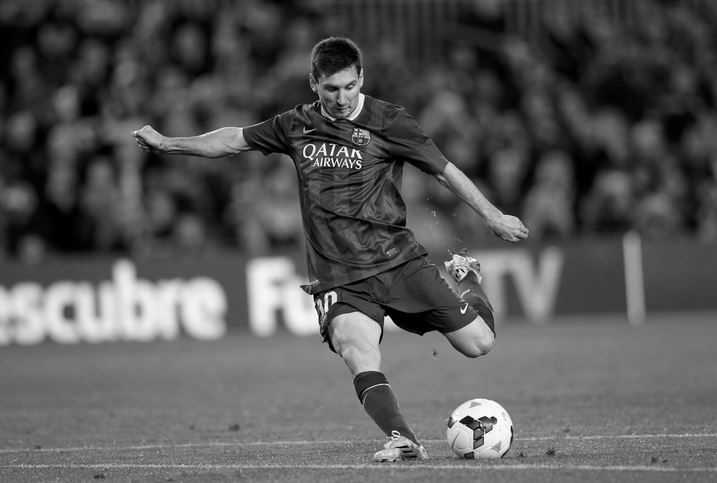
#> input picture core_operations/arithmetics_operations_on_images/messi_grayscale.jpg, 717 x 483 px
$ python image_thresholding.py   (Python 2 division)
#> lines starting #> are read from the running program, lines starting #| are printed output that depends on the picture; after the words box and inside, x2 and y2 are one past the last pixel; in counts of white or black regions, pixels touching at a corner belong together
# -*- coding: utf-8 -*-
"""
Created on Sat May 23 12:28:29 2015

@author: Johnny

Illustrate image thresholding.

Inspired by:
http://opencvpython.blogspot.co.uk/2013/05/thresholding.html
"""
#%%
import cv2
import numpy as np
from matplotlib import pyplot as plt
#%%
# Read grayscale image. OK if not return None.
img = cv2.imread('messi_grayscale.jpg',0)
#> img is the input picture: shape (483, 717); min 0, max 255, mean 88.2
print img is not None
#| True
#%%
# refer to http://docs.opencv.org/doc/tutorials/imgproc/threshold/threshold.html
# ret,threshold_image = cv2.threshold(gray_scale_image,threshold,resolved_value,option)
ret,thresh1 = cv2.threshold(img,127,255,cv2.THRESH_BINARY)  # if greater than threshold, make it 255 (white). Otherwise, 0 (black)
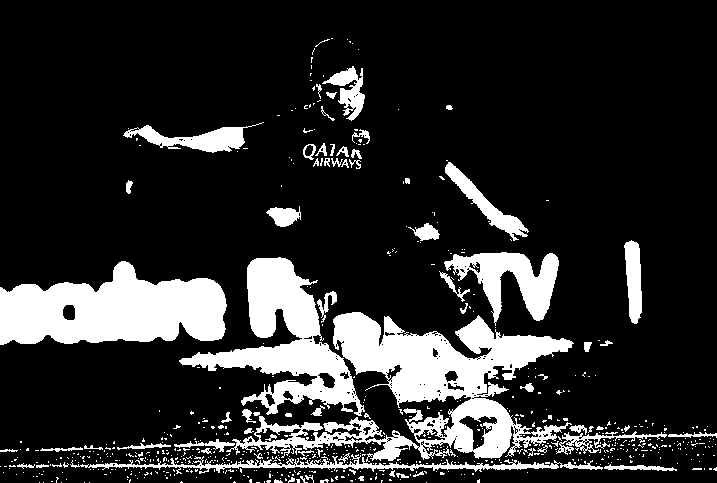
#> thresh1: shape (483, 717); 17.2% white; 661 white regions (591 under 20 px), largest, box (x1, y1, x2, y2) and area: (226, 312, 574, 462) 18137, (0, 261, 227, 345) 13053, (179, 257, 365, 416) 10159
ret,thresh2 = cv2.threshold(img,127,255,cv2.THRESH_BINARY_INV) # inverse above.
ret,thresh3 = cv2.threshold(img,127,255,cv2.THRESH_TRUNC)  # If greater than threshold, make it threshold. Otherwise, leave as it is.
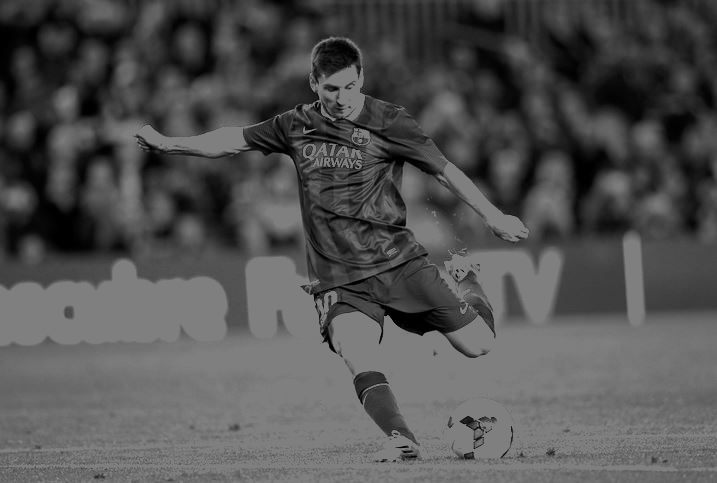
#> thresh3: shape (483, 717); min 0, max 127, mean 81.6
ret,thresh4 = cv2.threshold(img,127,255,cv2.THRESH_TOZERO)  # if greater than threshold, leave as it is. Otherwise, 0 (black)
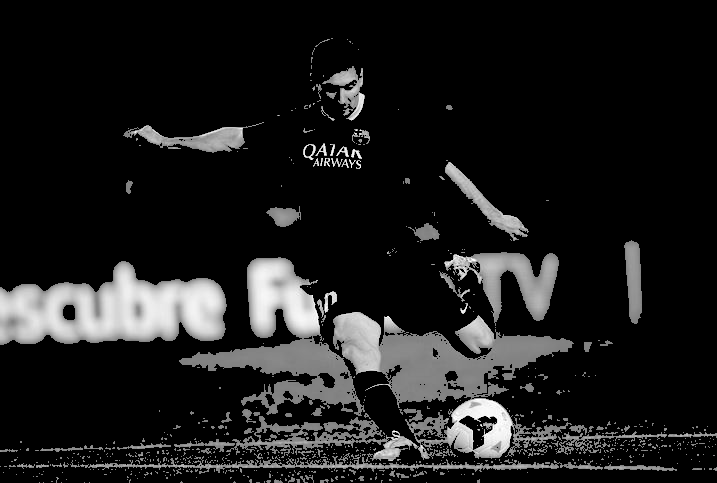
#> thresh4: shape (483, 717); min 0, max 255, mean 28.4
ret,thresh5 = cv2.threshold(img,127,255,cv2.THRESH_TOZERO_INV)  #  # if greater than threshold, 0 (black). Otherwise, lave as it is.
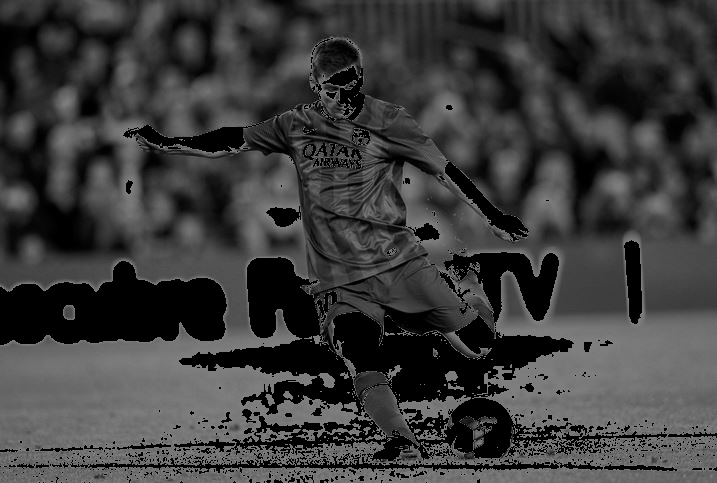
#> thresh5: shape (483, 717); min 0, max 127, mean 59.8
#%%
thresh = ['img','thresh1','thresh2','thresh3','thresh4','thresh5']
thresh_dict = {
'img':'grayscale image',
'thresh1': 'THRESH_BINARY',
'thresh2': 'THRESH_BINARY_INV',
'thresh3': 'THRESH_TRUNC',
'thresh4': 'THRESH_TOZERO',
'thresh5': 'THRESH_TOZERO_INV'
}
#%%
for i in thresh:
    plt.imshow(eval(i),'gray')
    #plt.subplot(2,3,i+1),plt.imshow(eval(thresh[i]),'gray')
    plt.title(i + ": " + thresh_dict[i])
    plt.tight_layout()
    plt.show()
